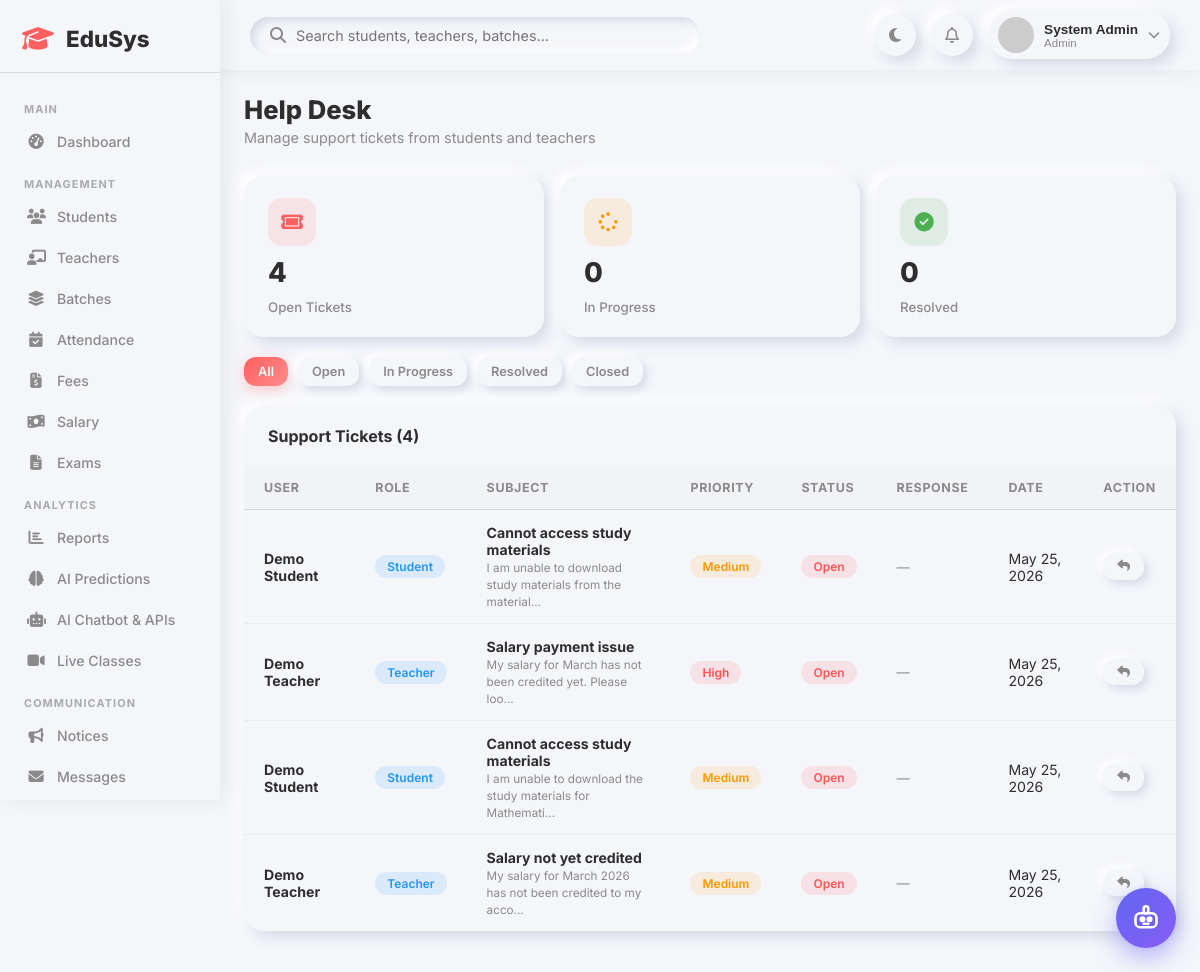
The page /admin/helpdesk.php (signed in) on the database its author committed.
### tables this page shows
CREATE TABLE `helpdesk_tickets` (
  `id` int(11) NOT NULL,
  `user_id` int(11) NOT NULL,
  `subject` varchar(200) NOT NULL,
  `message` text NOT NULL,
  `status` enum('open','in_progress','resolved','closed') DEFAULT 'open',
  `admin_response` text DEFAULT NULL,
  `priority` enum('low','medium','high') DEFAULT 'medium',
  `created_at` timestamp NOT NULL DEFAULT current_timestamp(),
  `updated_at` timestamp NOT NULL DEFAULT current_timestamp() ON UPDATE current_timestamp()
);

CREATE TABLE `users` (
  `id` int(11) NOT NULL,
  `name` varchar(150) NOT NULL,
  `email` varchar(150) NOT NULL,
  `password` varchar(255) NOT NULL,
  `role` enum('admin','teacher','student') NOT NULL DEFAULT 'student',
  `avatar` varchar(255) DEFAULT NULL,
  `status` enum('active','inactive','pending') DEFAULT 'active',
  `created_at` timestamp NOT NULL DEFAULT current_timestamp(),
  `updated_at` timestamp NOT NULL DEFAULT current_timestamp() ON UPDATE current_timestamp()
);

### admin/helpdesk.php (the view, shortened to what this page needs)
<?php
require_once '../includes/header.php';
$status_f = $_GET['status'] ?? '';
$where = $status_f ? "WHERE ht.status='" . $conn->real_escape_string($status_f) . "'" : '';
$tickets = $conn->query("
    SELECT ht.*, u.name as user_name, u.role as user_role
    FROM helpdesk_tickets ht
    JOIN users u ON ht.user_id = u.id
    $where
    ORDER BY ht.created_at DESC
");
$oc_res = $conn->query("SELECT COUNT(*) as c FROM helpdesk_tickets WHERE status='open'");
$open_count     = $oc_res ? ($oc_res->fetch_assoc()['c'] ?? 0) : 0;
$pc_res = $conn->query("SELECT COUNT(*) as c FROM helpdesk_tickets WHERE status='in_progress'");
$progress_count = $pc_res ? ($pc_res->fetch_assoc()['c'] ?? 0) : 0;
$rc_res = $conn->query("SELECT COUNT(*) as c FROM helpdesk_tickets WHERE status='resolved'");
$resolved_count = $rc_res ? ($rc_res->fetch_assoc()['c'] ?? 0) : 0;
?>
<div class="page-header">
    <div><h1>Help Desk</h1><p>Manage support tickets from students and teachers</p></div>
</div>
<div class="stats-grid stats-grid-3" style="margin-bottom:20px;">
    <div class="stat-card"><div class="stat-card-header"><div class="stat-icon red"><i class="fa-solid fa-ticket"></i></div></div><div class="stat-value"><?= $open_count ?></div><div class="stat-label">Open Tickets</div></div>
    <div class="stat-card"><div class="stat-card-header"><div class="stat-icon orange"><i class="fa-solid fa-spinner"></i></div></div><div class="stat-value"><?= $progress_count ?></div><div class="stat-label">In Progress</div></div>
    <div class="stat-card"><div class="stat-card-header"><div class="stat-icon green"><i class="fa-solid fa-check-circle"></i></div></div><div class="stat-value"><?= $resolved_count ?></div><div class="stat-label">Resolved</div></div>
</div>
<div style="display:flex;gap:10px;margin-bottom:20px;">
    <a href="helpdesk.php" class="btn <?= !$status_f ? 'btn-primary' : 'btn-outline' ?> btn-sm">All</a>
    <a href="?status=open" class="btn <?= $status_f === 'open' ? 'btn-primary' : 'btn-outline' ?> btn-sm">Open</a>
    <a href="?status=in_progress" class="btn <?= $status_f === 'in_progress' ? 'btn-primary' : 'btn-outline' ?> btn-sm">In Progress</a>
    <a href="?status=resolved" class="btn <?= $status_f === 'resolved' ? 'btn-primary' : 'btn-outline' ?> btn-sm">Resolved</a>
    <a href="?status=closed" class="btn <?= $status_f === 'closed' ? 'btn-primary' : 'btn-outline' ?> btn-sm">Closed</a>
</div>
<div class="table-card">
    <div class="table-header"><h3>Support Tickets (<?= $tickets ? $tickets->num_rows : 0 ?>)</h3></div>
    <div class="table-responsive">
        <table>
            <thead><tr><th>User</th><th>Role</th><th>Subject</th><th>Priority</th><th>Status</th><th>Response</th><th>Date</th><th>Action</th></tr></thead>
            <tbody>
                <?php if (!$tickets || $tickets->num_rows === 0): ?>
                <tr><td colspan="8" style="text-align:center;padding:30px;color:var(--text-secondary);">No tickets found.</td></tr>
                <?php else: ?>
                <?php while ($t = $tickets->fetch_assoc()):
                    $sc = ['open'=>'badge-danger','in_progress'=>'badge-warning','resolved'=>'badge-success','closed'=>'badge-gray'][$t['status']] ?? 'badge-info';
                    $pc = ['high'=>'badge-danger','medium'=>'badge-warning','low'=>'badge-info'][$t['priority']] ?? 'badge-info';
                ?>
                <tr>
                    <td><strong><?= htmlspecialchars($t['user_name']) ?></strong></td>
                    <td><span class="badge-pill badge-info"><?= ucfirst($t['user_role']) ?></span></td>
                    <td>
                        <strong><?= htmlspecialchars($t['subject']) ?></strong><br>
                        <small style="color:var(--text-secondary);"><?= mb_strimwidth($t['message'], 0, 60, '...') ?></small>
                    </td>
                    <td><span class="badge-pill <?= $pc ?>"><?= ucfirst($t['priority']) ?></span></td>
                    <td><span class="badge-pill <?= $sc ?>"><?= str_replace('_', ' ', ucfirst($t['status'])) ?></span></td>
                    <td style="max-width:180px;white-space:normal;font-size:0.82rem;color:var(--text-secondary);"><?= $t['admin_response'] ? htmlspecialchars(mb_strimwidth($t['admin_response'], 0, 80, '...')) : '—' ?></td>
                    <td><?= date('M d, Y', strtotime($t['created_at'])) ?></td>
                    <td>
                        <button class="btn btn-outline btn-sm" onclick="openTicketModal(<?= $t['id'] ?>, '<?= addslashes($t['admin_response'] ?? '') ?>', '<?= $t['status'] ?>')">
                            <i class="fa-solid fa-reply"></i>
                        </button>
                    </td>
                </tr>
                <?php endwhile; ?>
                <?php endif; ?>
            </tbody>
        </table>
    </div>
</div>
<?php require_once '../includes/footer.php'; ?>

### css/dashboard.css (style rules this page uses)
:root { --primary: #FF5F5F; --secondary: #6C63FF; --background: #F5F6FA; --text-primary: #2E2E2E; --text-secondary: #8A8A8A; --shadow-light: #ffffff; --shadow-dark: #d5dbe5; --neu: 6px 6px 14px var(--shadow-dark), -6px -6px 14px var(--shadow-light); --neu-sm: 4px 4px 8px var(--shadow-dark), -4px -4px 8px var(--shadow-light); --neu-in: inset 4px 4px 8px var(--shadow-dark), inset -4px -4px 8px var(--shadow-light); --success: #4CAF50; --danger: #FF5252; --warning: #FF9800; --info: #2196F3; --sidebar-width: 260px; }
* { margin: 0; padding: 0; box-sizing: border-box; }
body { font-family: 'Inter', sans-serif; background: var(--background); color: var(--text-primary); transition: background 0.3s, color 0.3s; }
.page-header { display: flex; justify-content: space-between; align-items: flex-start; margin-bottom: 30px; flex-wrap: wrap; gap: 15px; }
.page-header h1 { font-size: 1.6rem; font-weight: 800; }
.page-header p { color: var(--text-secondary); font-size: 0.9rem; margin-top: 4px; }
.stats-grid { display: grid; grid-template-columns: repeat(auto-fit, minmax(210px, 1fr)); gap: 20px; margin-bottom: 30px; }
.stat-card { background: var(--background); border-radius: 20px; box-shadow: var(--neu); padding: 22px 24px; display: flex; flex-direction: column; gap: 10px; transition: transform 0.2s ease; }
.stat-card-header { display: flex; justify-content: space-between; align-items: flex-start; }
.stat-icon { width: 48px; height: 48px; border-radius: 14px; display: flex; align-items: center; justify-content: center; font-size: 1.2rem; }
.stat-icon.red { background: rgba(255,95,95,0.12); color: var(--primary); }
.stat-icon.green { background: rgba(76,175,80,0.12); color: var(--success); }
.stat-icon.orange { background: rgba(255,152,0,0.12); color: var(--warning); }
.stat-value { font-size: 2rem; font-weight: 800; }
.stat-label { font-size: 0.83rem; color: var(--text-secondary); font-weight: 500; }
.table-card { background: var(--background); border-radius: 20px; box-shadow: var(--neu); overflow: hidden; margin-bottom: 25px; }
.table-header { display: flex; justify-content: space-between; align-items: center; padding: 20px 24px; flex-wrap: wrap; gap: 10px; }
.table-header h3 { font-size: 1rem; font-weight: 700; }
.table-responsive { overflow-x: auto; }
table { width: 100%; border-collapse: collapse; }
th, td { padding: 14px 20px; text-align: left; }
th { font-size: 0.78rem; text-transform: uppercase; letter-spacing: 0.05em; color: var(--text-secondary); font-weight: 700; border-bottom: 1px solid var(--shadow-dark); background: rgba(0,0,0,0.01); }
td { font-size: 0.88rem; border-bottom: 1px solid rgba(0,0,0,0.04); }
tr:last-child td { border-bottom: none; }
.badge-pill { display: inline-block; padding: 4px 12px; border-radius: 20px; font-size: 0.75rem; font-weight: 600; }
.badge-danger { background: rgba(255,82,82,0.12); color: var(--danger); }
.badge-warning { background: rgba(255,152,0,0.12); color: var(--warning); }
.badge-info { background: rgba(33,150,243,0.12); color: var(--info); }
.btn { display: inline-flex; align-items: center; gap: 8px; padding: 10px 20px; border-radius: 12px; border: none; font-family: 'Inter', sans-serif; font-size: 0.88rem; font-weight: 600; cursor: pointer; transition: all 0.2s ease; text-decoration: none; }
.btn-primary { background: linear-gradient(135deg, var(--primary), #ff8c8c); color: white; box-shadow: 0 4px 14px rgba(255,95,95,0.3); }
.btn-outline { background: var(--background); box-shadow: var(--neu-sm); color: var(--text-secondary); }
.btn-sm { padding: 7px 14px; font-size: 0.8rem; }

### css/responsive.css (style rules this page uses)
@media (max-width: 1200px) { :root { --sidebar-width: 220px; } }
@media (max-width: 1200px) { .stats-grid { gap: 16px; } }
@media (max-width: 1200px) { .stat-value { font-size: 1.7rem; } }

### includes/chatbot_widget.php (style rules this page uses)
:root { --edubot-primary: #6366f1; --edubot-primary-hover: #4f46e5; --edubot-secondary: #8b5cf6; --edubot-accent: #06b6d4; --edubot-bg: #ffffff; --edubot-surface: #f8fafc; --edubot-border: #e2e8f0; --edubot-text: #1e293b; --edubot-text-muted: #64748b; --edubot-bot-bubble: #f1f5f9; --edubot-bot-text: #1e293b; --edubot-user-bubble: linear-gradient(135deg, #6366f1, #8b5cf6); --edubot-shadow: 0 20px 45px -10px rgba(99, 102, 241, 0.25), 0 10px 20px -5px rgba(0, 0, 0, 0.08); }

### rows shown on the page
helpdesk_tickets: user.name "Demo Student", user.role "Student", subject "Cannot access study materials", message "I am unable to download study materials from the material...", priority "Medium", status "Open", created_at "May 25, 2026"
helpdesk_tickets: user.name "Demo Teacher", user.role "Teacher", subject "Salary payment issue", message "My salary for March has not been credited yet. Please loo...", priority "High", status "Open", created_at "May 25, 2026"
helpdesk_tickets: user.name "Demo Student", user.role "Student", subject "Cannot access study materials", message "I am unable to download the study materials for Mathemati...", priority "Medium", status "Open", created_at "May 25, 2026"
helpdesk_tickets: user.name "Demo Teacher", user.role "Teacher", subject "Salary not yet credited", message "My salary for March 2026 has not been credited to my acco...", priority "Medium", status "Open", created_at "May 25, 2026"

### other values the page prints
$name "System Admin"
$role "Admin"
$open_count "4"
$progress_count "0"
$resolved_count "0"
$tickets->num_rows "4"
